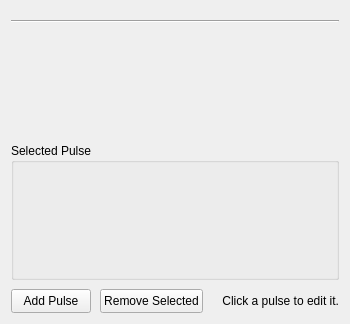
<?xml version="1.0" encoding="UTF-8"?>
<ui version="4.0">
 <class>Form</class>
 <widget class="QWidget" name="Form">
  <property name="geometry">
   <rect>
    <x>0</x>
    <y>0</y>
    <width>350</width>
    <height>324</height>
   </rect>
  </property>
  <property name="windowTitle">
   <string>Form</string>
  </property>
  <layout class="QVBoxLayout" name="verticalLayout_2">
   <property name="spacing">
    <number>9</number>
   </property>
   <item>
    <widget class="PresetPickerWidget" name="presetPicker" native="true"/>
   </item>
   <item>
    <widget class="Line" name="line">
     <property name="orientation">
      <enum>Qt::Horizontal</enum>
     </property>
    </widget>
   </item>
   <item>
    <layout class="QVBoxLayout" name="verticalLayout_3" stretch="3,4,0">
     <property name="spacing">
      <number>9</number>
     </property>
     <item>
      <widget class="PlotWidget" name="plot" native="true"/>
     </item>
     <item>
      <widget class="QGroupBox" name="groupProperties">
       <property name="title">
        <string>Selected Pulse</string>
       </property>
       <layout class="QGridLayout" name="gridLayout">
        <property name="leftMargin">
         <number>18</number>
        </property>
        <property name="topMargin">
         <number>18</number>
        </property>
        <property name="rightMargin">
         <number>18</number>
        </property>
        <property name="bottomMargin">
         <number>18</number>
        </property>
        <item row="0" column="0">
         <widget class="PulsePropertiesWidget" name="editProperties" native="true"/>
        </item>
       </layout>
      </widget>
     </item>
     <item>
      <layout class="QHBoxLayout" name="horizontalLayout" stretch="0,0,2">
       <item>
        <widget class="QPushButton" name="btnAddPulse">
         <property name="minimumSize">
          <size>
           <width>0</width>
           <height>24</height>
          </size>
         </property>
         <property name="text">
          <string>Add Pulse</string>
         </property>
        </widget>
       </item>
       <item>
        <widget class="QPushButton" name="btnRemovePulse">
         <property name="minimumSize">
          <size>
           <width>0</width>
           <height>24</height>
          </size>
         </property>
         <property name="text">
          <string>Remove Selected</string>
         </property>
        </widget>
       </item>
       <item>
        <widget class="QLabel" name="label">
         <property name="text">
          <string>Click a pulse to edit it.</string>
         </property>
         <property name="alignment">
          <set>Qt::AlignRight|Qt::AlignTrailing|Qt::AlignVCenter</set>
         </property>
        </widget>
       </item>
      </layout>
     </item>
    </layout>
   </item>
  </layout>
 </widget>
 <customwidgets>
  <customwidget>
   <class>PlotWidget</class>
   <extends>QWidget</extends>
   <header>pyqtgraph</header>
   <container>1</container>
  </customwidget>
  <customwidget>
   <class>PresetPickerWidget</class>
   <extends>QWidget</extends>
   <header>frcpredict.ui</header>
   <container>1</container>
  </customwidget>
  <customwidget>
   <class>PulsePropertiesWidget</class>
   <extends>QWidget</extends>
   <header>frcpredict.ui</header>
   <container>1</container>
  </customwidget>
 </customwidgets>
 <resources/>
 <connections/>
</ui>
